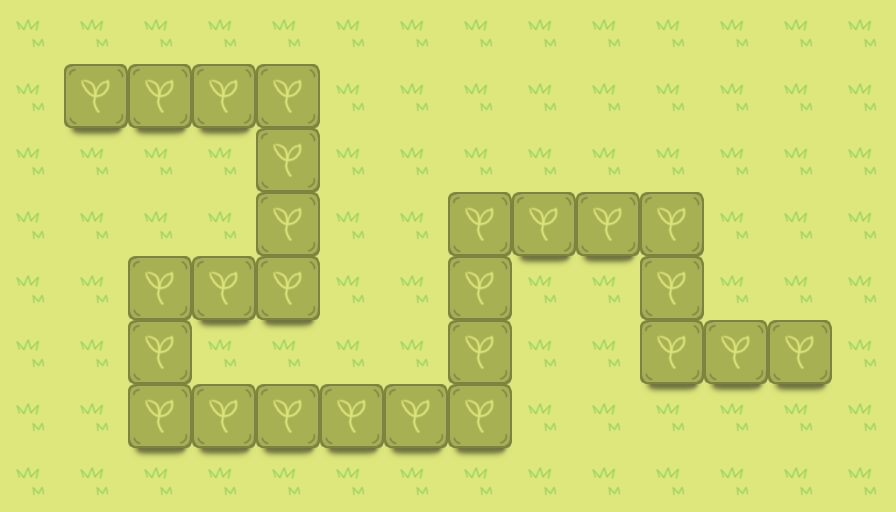

A level layout from a 2D game, rendered from its tile map. Below: a short description, then the map file with tile-grid data replaced by summaries:
An orthogonal 14x8 tile map with 64x64 px tiles, 2 tile layers (bg, road) and 31 objects (8x hua, 8x waypoint, 6x honglan, 6x quan, start, ...).

<map version="1.0" orientation="orthogonal" width="14" height="8" tilewidth="64" tileheight="64">
 <tileset firstgid="1" name="map" tilewidth="64" tileheight="64">
  <image source="map.png" width="512" height="512" />
 </tileset>
 <layer name="bg" width="14" height="8">
  <data>[112 cells, 112 non-empty, 2 distinct tile ids]</data>
 </layer>
 <layer name="road" width="14" height="8">
  <data>[112 cells, 26 non-empty, 1 distinct tile ids]</data>
 </layer>
 <objectgroup name="object" width="14" height="8">
  <object name="jam" type="honglan" x="320" y="128" />
  <object name="jam" type="honglan" x="320" y="192" />
  <object name="jam" type="hua" x="192" y="192" />
  <object name="jam" type="hua" x="192" y="256" />
  <object name="jam" type="quan" x="64" y="256" />
  <object name="jam" type="quan" x="0" y="448" />
  <object name="jam" type="quan" x="320" y="384" />
  <object name="jam" type="hua" x="192" y="512" />
  <object name="jam" type="hua" x="256" y="512" />
  <object name="jam" type="honglan" x="512" y="320" />
  <object name="jam" type="honglan" x="512" y="384" />
  <object name="jam" type="honglan" x="512" y="448" />
  <object name="jam" type="hua" x="704" y="192" />
  <object name="jam" type="hua" x="704" y="256" />
  <object name="jam" type="honglan" x="640" y="448" />
  <object name="jam" type="hua" x="704" y="448" />
  <object name="jam" type="hua" x="768" y="448" />
  <object name="jam" type="quan" x="768" y="320" />
  <object name="jam" type="quan" x="448" y="192" />
  <object name="jam" type="quan" x="576" y="192" />
  <object x="930" y="300" height="1" />
  <object name="points0" type="start" x="96" y="96" />
  <object name="points1" type="waypoint" x="288" y="96" />
  <object name="points2" type="waypoint" x="288" y="288" />
  <object name="points3" type="waypoint" x="160" y="288" />
  <object name="points4" type="waypoint" x="160" y="416" />
  <object name="points5" type="waypoint" x="480" y="416" />
  <object name="points6" type="waypoint" x="480" y="224" />
  <object name="points7" type="waypoint" x="672" y="224" />
  <object name="points8" type="waypoint" x="672" y="352" />
  <object name="points9" type="end" x="800" y="352" />
 </objectgroup>
</map>
